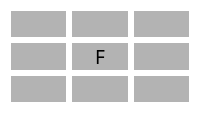
          <widget class="QWidget" name="planRed" native="true">
           <property name="styleSheet">
            <string notr="true">background-color: rgb(255, 255, 255);</string>
           </property>
           <layout class="QGridLayout" name="gridLayout_13">
            <item row="0" column="0">
             <widget class="QLabel" name="plan27">
              <property name="font">
               <font>
                <family>Agency FB</family>
                <pointsize>14</pointsize>
               </font>
              </property>
              <property name="styleSheet">
               <string notr="true">background-color: rgb(179, 179, 179);</string>
              </property>
              <property name="text">
               <string/>
              </property>
              <property name="alignment">
               <set>Qt::AlignCenter</set>
              </property>
             </widget>
            </item>
            <item row="0" column="1">
             <widget class="QLabel" name="plan28">
              <property name="font">
               <font>
                <family>Agency FB</family>
                <pointsize>14</pointsize>
               </font>
              </property>
              <property name="styleSheet">
               <string notr="true">background-color: rgb(179, 179, 179);</string>
              </property>
              <property name="text">
               <string/>
              </property>
              <property name="alignment">
               <set>Qt::AlignCenter</set>
              </property>
             </widget>
            </item>
            <item row="0" column="2">
             <widget class="QLabel" name="plan29">
              <property name="font">
               <font>
                <family>Agency FB</family>
                <pointsize>14</pointsize>
               </font>
              </property>
              <property name="styleSheet">
               <string notr="true">background-color: rgb(179, 179, 179);</string>
              </property>
              <property name="text">
               <string/>
              </property>
              <property name="alignment">
               <set>Qt::AlignCenter</set>
              </property>
             </widget>
            </item>
            <item row="1" column="0">
             <widget class="QLabel" name="plan30">
              <property name="font">
               <font>
                <family>Agency FB</family>
                <pointsize>14</pointsize>
               </font>
              </property>
              <property name="styleSheet">
               <string notr="true">background-color: rgb(179, 179, 179);</string>
              </property>
              <property name="text">
               <string/>
              </property>
              <property name="alignment">
               <set>Qt::AlignCenter</set>
              </property>
             </widget>
            </item>
            <item row="1" column="1">
             <widget class="QLabel" name="plan31">
              <property name="font">
               <font>
                <family>Agency FB</family>
                <pointsize>14</pointsize>
               </font>
              </property>
              <property name="styleSheet">
               <string notr="true">background-color: rgb(179, 179, 179);</string>
              </property>
              <property name="text">
               <string>F</string>
              </property>
              <property name="alignment">
               <set>Qt::AlignCenter</set>
              </property>
             </widget>
            </item>
            <item row="1" column="2">
             <widget class="QLabel" name="plan32">
              <property name="font">
               <font>
                <family>Agency FB</family>
                <pointsize>14</pointsize>
               </font>
              </property>
              <property name="styleSheet">
               <string notr="true">background-color: rgb(179, 179, 179);</string>
              </property>
              <property name="text">
               <string/>
              </property>
              <property name="alignment">
               <set>Qt::AlignCenter</set>
              </property>
             </widget>
            </item>
            <item row="2" column="0">
             <widget class="QLabel" name="plan33">
              <property name="font">
               <font>
                <family>Agency FB</family>
                <pointsize>14</pointsize>
               </font>
              </property>
              <property name="styleSheet">
               <string notr="true">background-color: rgb(179, 179, 179);</string>
              </property>
              <property name="text">
               <string/>
              </property>
              <property name="alignment">
               <set>Qt::AlignCenter</set>
              </property>
             </widget>
            </item>
            <item row="2" column="1">
             <widget class="QLabel" name="plan34">
              <property name="font">
               <font>
                <family>Agency FB</family>
                <pointsize>14</pointsize>
               </font>
              </property>
              <property name="styleSheet">
               <string notr="true">background-color: rgb(179, 179, 179);</string>
              </property>
              <property name="text">
               <string/>
              </property>
              <property name="alignment">
               <set>Qt::AlignCenter</set>
              </property>
             </widget>
            </item>
            <item row="2" column="2">
             <widget class="QLabel" name="plan35">
              <property name="font">
               <font>
                <family>Agency FB</family>
                <pointsize>14</pointsize>
               </font>
              </property>
              <property name="styleSheet">
               <string notr="true">background-color: rgb(179, 179, 179);</string>
              </property>
              <property name="text">
               <string/>
              </property>
              <property name="alignment">
               <set>Qt::AlignCenter</set>
              </property>
             </widget>
            </item>
           </layout>
          </widget>
